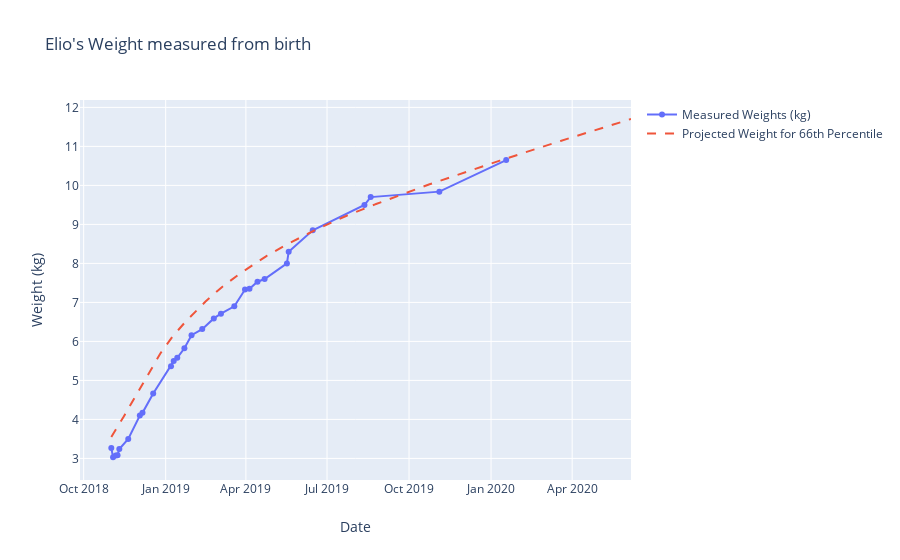
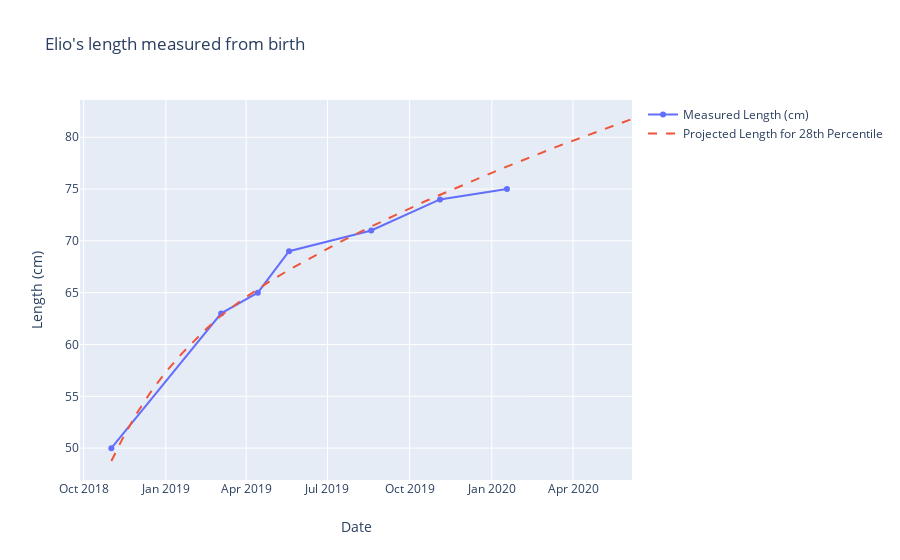
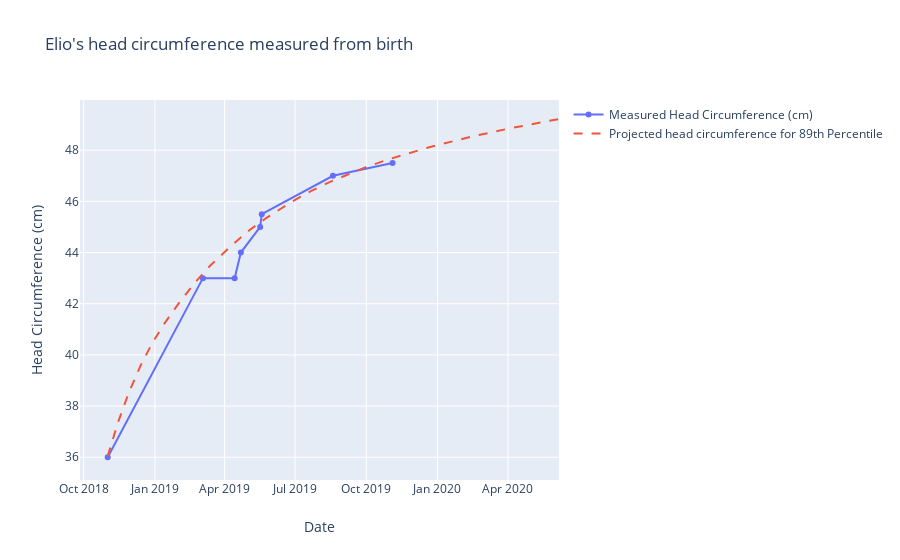

Notebook code cell kept with these figures, in order:
### Code cell
#Image(pio.to_image(w_fig,width=1200,height=600))

iplot(weight_fig) # interative
iplot(length_fig)
iplot(head_fig)

### Figure 1 — Plotly figure (JSON) as saved in the notebook; plotly's stock layout.template omitted (floating-point values rounded to 4 significant figures; data arrays with more than 128 entries replaced by an {"elided": "..."} marker saying what was removed)
{"data": [{"mode": "lines+markers", "name": "Measured Weights (kg)", "type": "scatter", "x": ["2018-11-01T00:00:00", "2018-11-03T00:00:00", "2018-11-06T00:00:00", "2018-11-08T00:00:00", "2018-11-10T00:00:00", "2018-11-20T00:00:00", "2018-12-03T00:00:00", "2018-12-06T00:00:00", "2018-12-18T00:00:00", "2019-01-07T00:00:00", "2019-01-10T00:00:00", "2019-01-14T00:00:00", "2019-01-22T00:00:00", "2019-01-30T00:00:00", "2019-02-11T00:00:00", "2019-02-24T00:00:00", "2019-03-04T00:00:00", "2019-03-19T00:00:00", "2019-03-31T00:00:00", "2019-04-05T00:00:00", "2019-04-14T00:00:00", "2019-04-22T00:00:00", "2019-05-17T00:00:00", "2019-05-19T00:00:00", "2019-06-15T00:00:00", "2019-08-12T00:00:00", "2019-08-19T00:00:00", "2019-11-04T00:00:00", "2020-01-18T00:00:00"], "y": [3.265, 3.03, 3.075, 3.08, 3.24, 3.5, 4.1, 4.17, 4.665, 5.36, 5.495, 5.58, 5.825, 6.16, 6.315, 6.59, 6.71, 6.9, 7.33, 7.35, 7.53, 7.6, 8, 8.3, 8.85, 9.5, 9.7, 9.84, 10.65]}, {"line": {"dash": "dash"}, "name": "Projected Weight for 66th Percentile", "type": "scatter", "x": {"elided": "584 str values"}, "y": {"elided": "584 float values"}}], "layout": {"autosize": true, "title": {"text": "Elio's Weight measured from birth"}, "xaxis": {"autorange": true, "range": ["2018-09-29 04:53:37.7664", "2020-06-06"], "title": {"text": "Date"}, "type": "date"}, "yaxis": {"autorange": true, "range": [2.405, 12.19], "title": {"text": "Weight (kg)"}, "type": "linear"}}}

### Figure 2 — Plotly figure (JSON) as saved in the notebook; plotly's stock layout.template omitted (floating-point values rounded to 4 significant figures; data arrays with more than 128 entries replaced by an {"elided": "..."} marker saying what was removed)
{"data": [{"name": "Measured Length (cm)", "type": "scatter", "x": ["2018-11-01T00:00:00", "2019-03-04T00:00:00", "2019-04-14T00:00:00", "2019-05-19T00:00:00", "2019-08-19T00:00:00", "2019-11-04T00:00:00", "2020-01-18T00:00:00"], "y": [50, 63, 65, 69, 71, 74, 75]}, {"line": {"dash": "dash"}, "name": "Projected Length for 28th Percentile", "type": "scatter", "x": {"elided": "584 str values"}, "y": {"elided": "584 float values"}}], "layout": {"autosize": true, "title": {"text": "Elio's length measured from birth"}, "xaxis": {"autorange": true, "range": ["2018-09-29 04:56:16.702", "2020-06-06"], "title": {"text": "Date"}, "type": "date"}, "yaxis": {"autorange": true, "range": [46.92, 83.59], "title": {"text": "Length (cm)"}, "type": "linear"}}}

### Figure 3 — Plotly figure (JSON) as saved in the notebook; plotly's stock layout.template omitted (floating-point values rounded to 4 significant figures; data arrays with more than 128 entries replaced by an {"elided": "..."} marker saying what was removed)
{"data": [{"name": "Measured Head Circumference (cm)", "type": "scatter", "x": ["2018-11-01T00:00:00", "2019-03-04T00:00:00", "2019-04-14T00:00:00", "2019-04-22T00:00:00", "2019-05-17T00:00:00", "2019-05-19T00:00:00", "2019-08-19T00:00:00", "2019-11-04T00:00:00"], "y": [36, 43, 43, 44, 45, 45.5, 47, 47.5]}, {"line": {"dash": "dash"}, "name": "Projected head circumference for 89th Percentile", "type": "scatter", "x": {"elided": "584 str values"}, "y": {"elided": "584 float values"}}], "layout": {"autosize": true, "title": {"text": "Elio's head circumference measured from birth"}, "xaxis": {"autorange": true, "range": ["2018-09-29 01:44:58.6404", "2020-06-06"], "title": {"text": "Date"}, "type": "date"}, "yaxis": {"autorange": true, "range": [35.05, 49.96], "title": {"text": "Head Circumference (cm)"}, "type": "linear"}}}
